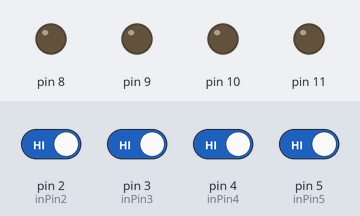
Simulated run of this sketch. Board: Arduino Uno, built with avr-gcc and run on an emulated ATmega328P. Parts: output pins drawn as LEDs (lit = HIGH). The test bench sets the inputs (shaded band); at power-on: pin 2 (inPin2), pin 3 (inPin3), pin 4 (inPin4), pin 5 (inPin5) HIGH.

Above: at 1.2 s.
1.3 s: pin 2 (inPin2) driven LOW
At 2.2 s:
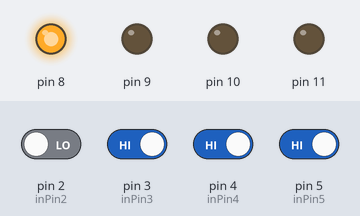
2.8 s: pin 2 (inPin2) driven HIGH
At 3.3 s:
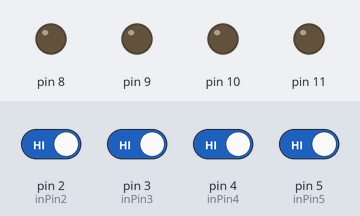
4.3 s: pin 3 (inPin3) driven LOW
At 5.5 s:
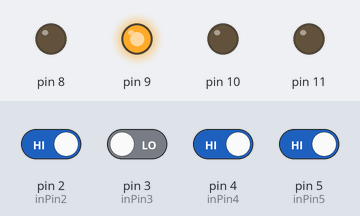
5.8 s: pin 2 (inPin2) driven LOW
At 6.8 s:
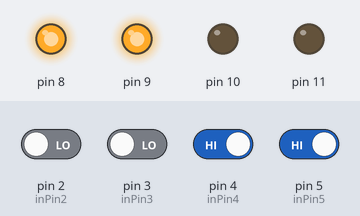
7.3 s: pin 2 (inPin2) driven HIGH and pin 3 (inPin3) driven HIGH and pin 4 (inPin4) driven LOW and pin 5 (inPin5) driven LOW
At 8.0 s:
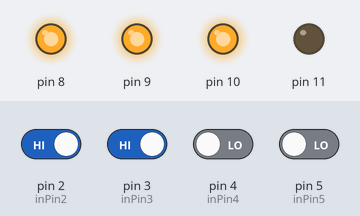
8.8 s: pin 4 (inPin4) driven HIGH
At 9.1 s:
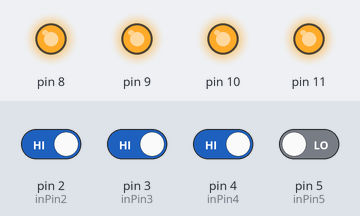
Timing chart, 0 to 11.3 s (numbered marks = the images above; inputs shaded):
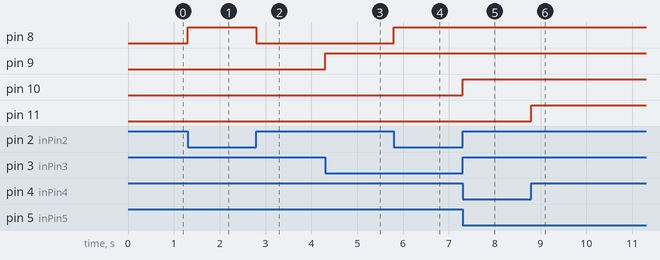

Measured:
- after the input at 1.3 s, pin 8: LOW → HIGH at once
- after the input at 2.8 s, pin 8: HIGH → LOW at once
- after the input at 4.3 s, pin 9: LOW → HIGH at once
- after the input at 5.8 s, pin 8: LOW → HIGH at once
- after the input at 7.3 s, pin 10: LOW → HIGH at once
- after the input at 8.8 s, pin 11: LOW → HIGH at once

The sketch:

TEB2203_Zainul_18000800_Test1_Q1.ino
```cpp
// C++ code
//

int H = HIGH;			//declaration variables
int L = LOW;
int s1, s2, s3, s4;
int inPin2 = 2;
int inPin3 = 3;
int inPin4 = 4;
int inPin5 = 5;
int dly = 250;

void setup()
{

    for(int i=8;i<12;i++){			//declare led as output
    pinMode(i, OUTPUT);
	}

    for(int i=8;i<12;i++){		//declare led to start as off
    digitalWrite(i, L);
	}
}

void loop()		//Question 1
{
  s1 = digitalRead(inPin2);		//declare switch to be input
  s2 = digitalRead(inPin3);
  s3 = digitalRead(inPin4);
  s4 = digitalRead(inPin5);

  if(s1 == L){					//if switch 1 pressed, LED 8 lit
    digitalWrite(8, H);
  }
  else if(s2 ==L){
    digitalWrite(9, H);
  }
  else if(s3 == L){
    digitalWrite(10, H);
  }
  else if(s4 == L){
    digitalWrite(11, H);
  }
  else
    for(int i=8;i<12;i++){		//if no switch pressed, no LED lit
    digitalWrite(i, L);
	}
}
```
